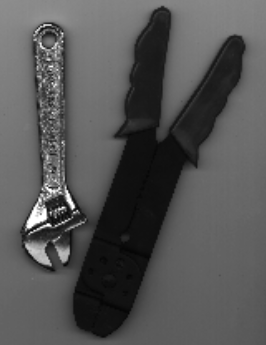
#> input picture PycharmProjects/0311_new/directory/threshold.png, 266 x 345 px, found by its file name
$ python thresholding.py
#> lines starting #> are read from the running program, lines starting #| are printed output that depends on the picture
from skimage.io import imshow, imread, imsave
import numpy as np
import matplotlib.pyplot as plt
import skimage.data as data
import skimage.segmentation as seg
import skimage.filters as filters
import skimage.draw as draw
import skimage.color as color
import cv2
image1 = imread('../img/threshold.png', as_gray = True)
#> image1 is the input picture: shape (345, 266) float64; min 0.0196, max 1, mean 0.331
imshow(image1)
plt.show()
print(image1.shape)
#| (345, 266)
from skimage.filters import try_all_threshold
fig, ax = try_all_threshold(image1, figsize = (10, 8 ), verbose = False)
plt.show()
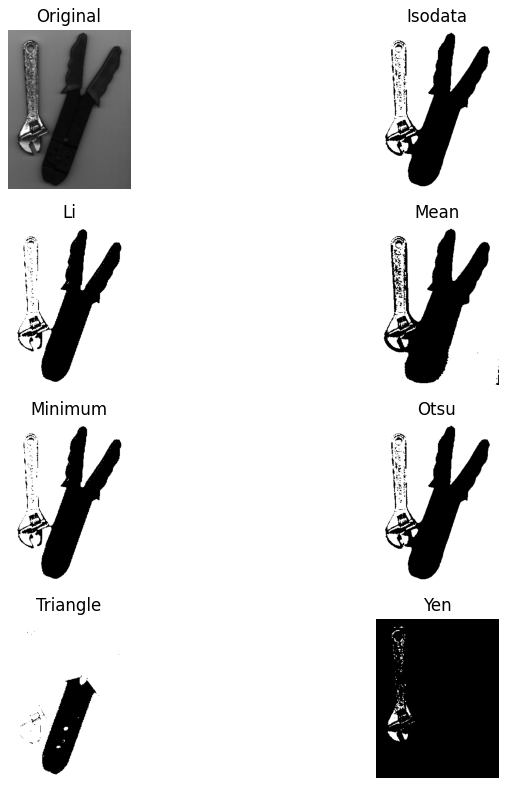
#> figure drawn by matplotlib, 8 panels
